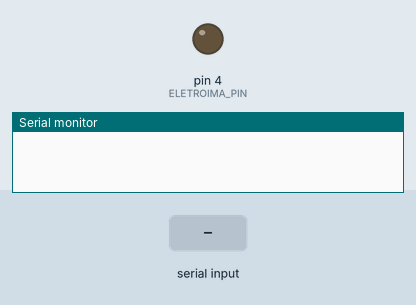
A sketch run on a simulated Arduino Uno, built with avr-gcc and run on an emulated ATmega328P. Shown: output pins drawn as LEDs (lit = HIGH), the last lines printed to the serial monitor. The inputs (shaded band) are chosen by the test bench.

Above: at 1.2 s.
1.3 s: "1" received over Serial
At 2.0 s:
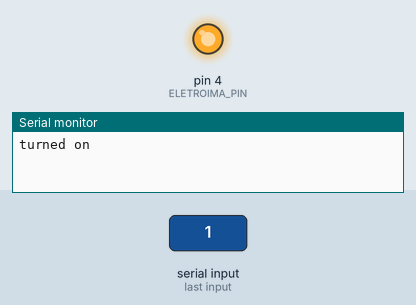
2.8 s: "2" received over Serial
At 3.2 s:
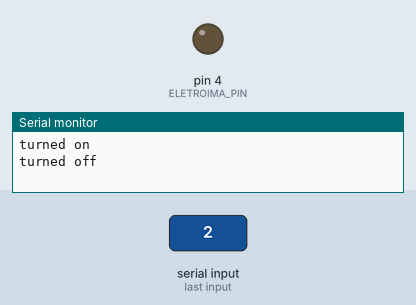
Timing chart, 0 to 5.8 s (numbered marks = the images above; inputs shaded):
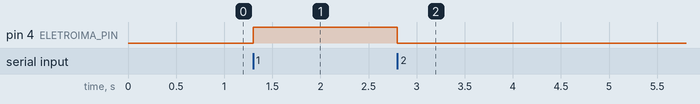

Measured:
- after the input at 1.3 s, pin 4 (ELETROIMA_PIN): LOW → HIGH at once
- after the input at 2.8 s, pin 4 (ELETROIMA_PIN): HIGH → LOW at once

The sketch:

testar_eletroima.ino
```cpp
/* Esse código é responsável para testaro eletroima da garra
 *
 *  Objetivo: Ligar e desligar o eletroima
 *
 * Para controlar o eletroima, basta abrir o monitor serial e digitar:
 *  1: Ligar o eletroima
 *  2: Desligar o eletroima
 *
 */
#define ELETROIMA_PIN 4

void setup()
{
    Serial.begin(9600);

    pinMode(ELETROIMA_PIN, OUTPUT);
}

void loop()
{
}

void serialEvent()
{
    int ch = Serial.read();

    switch (ch)
    {
    case '1': // Liga sensores de linha
        digitalWrite(ELETROIMA_PIN, HIGH);
        Serial.println("turned on");
        break;

    case '2': // Desliga sensores de linha
        digitalWrite(ELETROIMA_PIN, LOW);
        Serial.println("turned off");
        break;
    }
}
```
